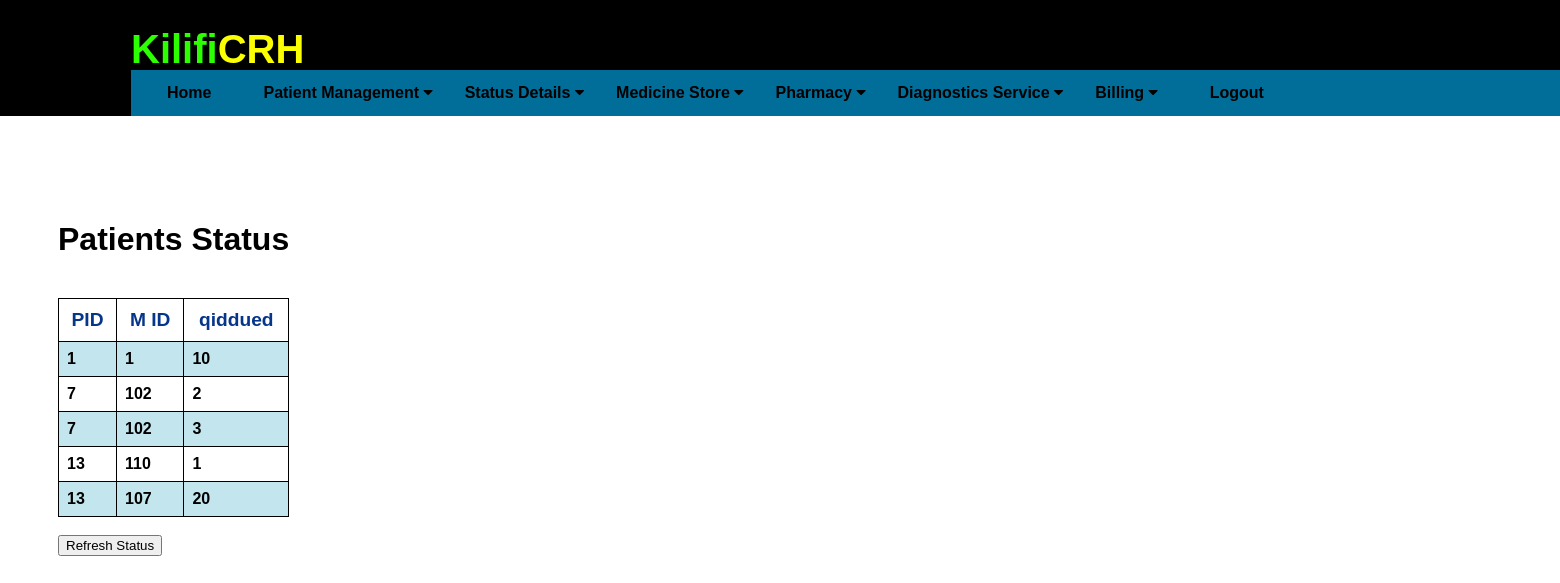
The app's page /medicines (signed in) with its own data.
### application/routes.py (models this page shows)
class Medicines(db.Model):
    __tablename__ = 'medicines'
    id = db.Column(db.Integer, primary_key=True)
    pid = db.Column(db.Integer)
    mname = Column(db.String(20))
    mid = db.Column(db.Integer)
    rate = db.Column(db.Integer)
    qissued = db.Column(db.Integer)
    date = db.Column(db.DateTime, default=datetime.now)
    children = relationship("MedicineMaster")

### application/routes.py (the view)
@app.route('/medicines')
def medicines():
    if 'username' in session:
        updatep = Medicines.query.all()
        return render_template('medicines.html', updatep = updatep)
    else:
        flash('You have been logged out. Please login again')
        return redirect( url_for('login') )
    return render_template('medicines.html')

### application/templates/medicines.html (shortened to what this page needs)
{% extends "layout.html" %}
{% block content %}
<div class="status">
    <h1>Patients Status</h1><br>
    <table border="1">
        <tr>
            <th>PID</th>
            <th>M ID</th>
            <th>qiddued</th>
        </tr>
        {% for update in updatep %}
        <tr>
            <td> {{ update.pid }} </td>
            <td> {{ update.mid }} </td>
            <td> {{ update.qissued }} </td>
        {% endfor %}
    </table>
    <br>
    <form action="{{ url_for('update_patient') }}">
    <button type="submit" value="Refresh the list">Refresh Status</button>
    </form>
</div>
{% endblock %}

### application/static/css/main.css (style rules this page uses)
html { overflow-y: scroll; overflow-x: hidden; }
body { font-family: Arial, Helvetica, sans-serif; height: 100%; display: flex; flex-direction: column; }
table, th, td { border: 1px solid black; border-collapse: collapse; }
.status { position: absolute; top: 200px; padding-left: 50px; }
.status h1 { text-align: center; }

### application/templates/layout.html (style rules this page uses)
table { font-family: arial, sans-serif; border-collapse: collapse; width: 100%; }
td { border: 1px solid #dddddd; text-align: left; font-weight: bold; padding: 8px; }
th { border: 1px solid #dddddd; width: auto; color: #06368a; text-align: center; font-size: larger; font-weight: bolder; padding: 10px; }
tr:nth-child(even) { background-color: #c3e5ee; }

### records on screen
Medicines: pid "1", mid "1", qissued "10"
Medicines: pid "7", mid "102", qissued "2"
Medicines: pid "7", mid "102", qissued "3"
Medicines: pid "13", mid "110", qissued "1"
Medicines: pid "13", mid "107", qissued "20"
